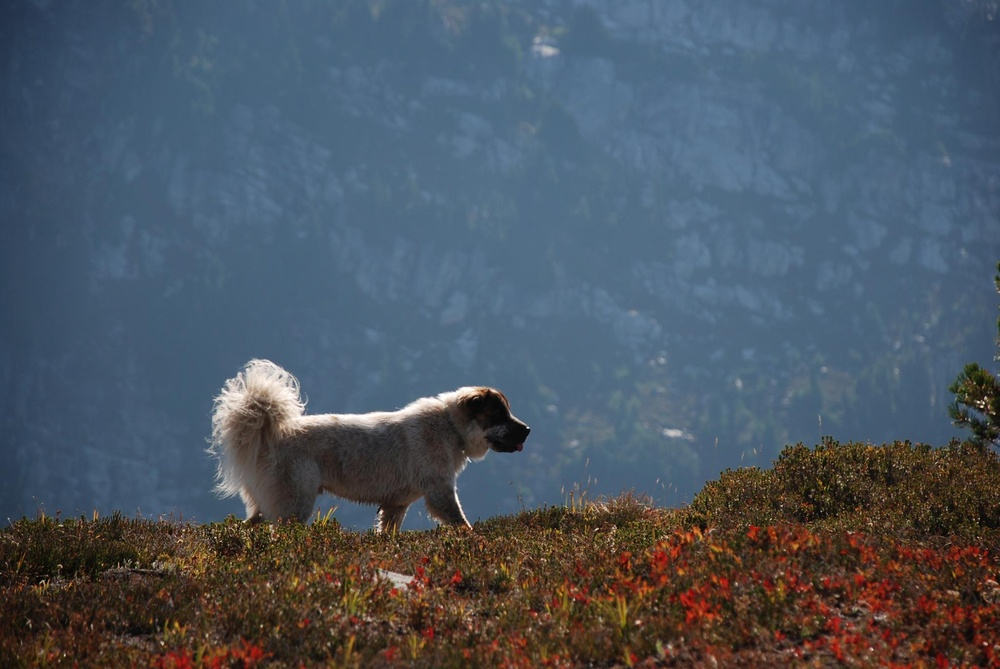
#> input picture apps/src/templates/GradientCardTestPic-REMOVE.jpg, 1000 x 669 px, shrunk from 2048 x 1370 before the run
$ python trim_edges.py --input ../../../apps/src/templates
#> lines starting #> are read from the running program, lines starting #| are printed output that depends on the picture
# python/hoai_2025/hoai_2025/trim_edges.py

import argparse
import os
import tempfile
from pathlib import Path
from PIL import Image

SUPPORTED_EXTS = {".png", ".jpg", ".jpeg", ".webp"}

def crop_to_path(in_path: Path, out_path: Path, pixels: int, verbose: bool) -> bool:
#> called with pixels = 4, verbose = False
    with Image.open(in_path) as im:
#> im is the input picture: PIL image 1000x669 RGB; mean R, G, B 76.8, 86.7, 98.3
        w, h = im.size
#> w = 1000; h = 669
        left   = min(max(pixels, 0), max(w - 1, 0))
#> left = 4
        top    = min(max(pixels, 0), max(h - 1, 0))
#> top = 4
        right  = max(w - pixels, left + 1)
#> right = 996
        bottom = max(h - pixels, top + 1)
#> bottom = 665
        if verbose:
            print(f"[trim_edges] {in_path} -> crop {(left, top, right, bottom)}")

        cropped = im.crop((left, top, right, bottom))
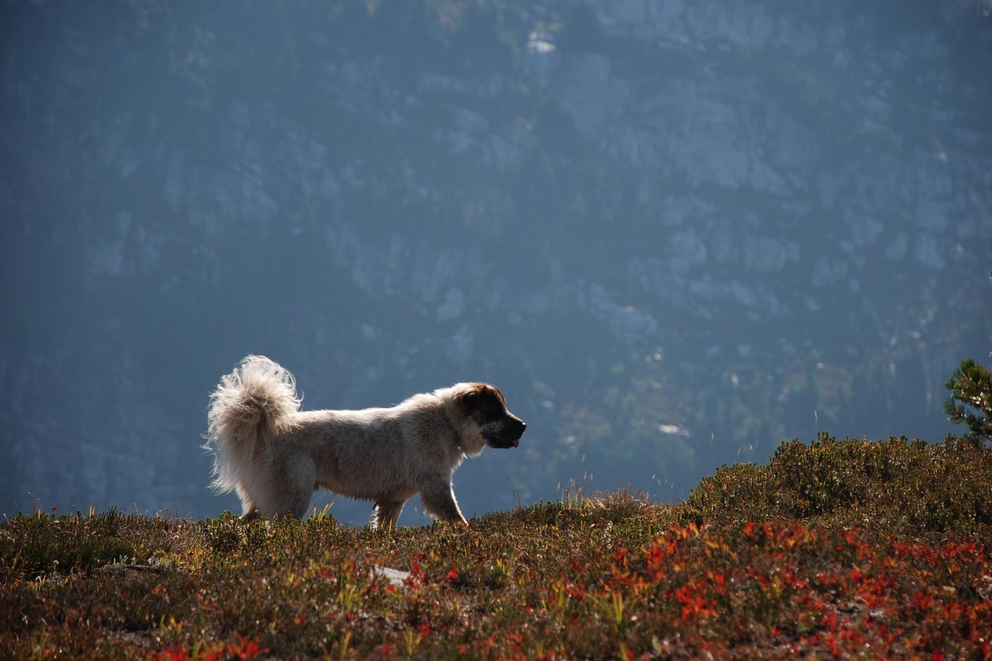
#> cropped: PIL image 992x661 RGB; mean R, G, B 77, 87.1, 98.7
        out_path.parent.mkdir(parents=True, exist_ok=True)

        ext = in_path.suffix.lower()
        if ext == ".png":
            cropped.save(out_path, optimize=True)
        elif ext in (".jpg", ".jpeg"):
            cropped.save(out_path, quality=95, subsampling="keep")
        else:
            cropped.save(out_path)
    return True

def crop_inplace(in_path: Path, pixels: int, verbose: bool) -> bool:
    # Write to a temp file in the same directory, then replace.
    try:
        with tempfile.NamedTemporaryFile(prefix=".trim_edges_", suffix=in_path.suffix, dir=str(in_path.parent), delete=False) as tf:
            temp_path = Path(tf.name)
        ok = crop_to_path(in_path, temp_path, pixels, verbose)
        if not ok:
            temp_path.unlink(missing_ok=True)
            return False
        os.replace(temp_path, in_path)  # atomic on POSIX
        return True
    except Exception as e:
        print(f"[trim_edges][ERROR][inplace] {in_path}: {e}")
        try:
            temp_path.unlink(missing_ok=True)  # best-effort cleanup
        except Exception:
            pass
        return False

def run(input_dir: Path, output_dir: Path | None, pixels: int, verbose: bool, inplace: bool) -> int:
    count_in, count_ok = 0, 0
    for path in input_dir.rglob("*"):
        if path.is_file() and path.suffix.lower() in SUPPORTED_EXTS:
            count_in += 1
            if inplace:
                ok = crop_inplace(path, pixels, verbose)
            else:
                rel = path.relative_to(input_dir)
                out_path = output_dir / rel  # type: ignore[arg-type]
                ok = crop_to_path(path, out_path, pixels, verbose)
            count_ok += int(ok)
    print(f"[trim_edges] Done. Processed={count_in} Succeeded={count_ok}")
    return 0 if count_in == count_ok else 1

def main():
    parser = argparse.ArgumentParser(
        description="Trim a fixed number of pixels from all image edges in a directory tree."
    )
    parser.add_argument("--input", required=True, help="Input directory")
    parser.add_argument("--output", help="Output directory (ignored if --inplace)")
    parser.add_argument("--pixels", type=int, default=4, help="Pixels to trim from each edge (default: 4)")
    parser.add_argument("--inplace", action="store_true", help="Modify files in place (atomic replace)")
    parser.add_argument("--verbose", action="store_true", help="Verbose logging")
    args = parser.parse_args()

    input_dir = Path(os.path.abspath(args.input))
    if not input_dir.exists():
        print(f"[trim_edges][ERROR] Input not found: {input_dir}")
        return 2

    output_dir = None
    if not args.inplace:
        output_dir = Path(os.path.abspath(args.output)) if args.output else input_dir.parent / (input_dir.name + "_trimmed")

    return run(input_dir, output_dir, args.pixels, args.verbose, args.inplace)

if __name__ == "__main__":
    raise SystemExit(main())
#> (the program exits here)
